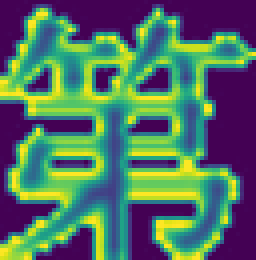
#> input picture anacondacode/tensorflow_environment/old_code/Chinese_recognition/train/0.png, 64 x 65 px, given in place of ., which was not available (shown 4 times larger)
$ python -i untitled1.py   (imports and definitions only)   (older library calls are emulated)
#> lines starting #> are read from the running program, lines starting #| are printed output that depends on the picture; after the words box and inside, x2 and y2 are one past the last pixel; in counts of white or black regions, pixels touching at a corner belong together; pictures that were not available may be replaced by others from this repository, and a replacement may not be noted
#-*- coding: utf-8 -*-
"""
Created on Sun Sep  8 16:10:32 2019

@author: LJZ
"""

import os
os.environ["CUDA_VISIBLE_DEVICES"] = "4"
import random
import tensorflow.contrib.slim as slim
import time
import logging
import numpy as np
import tensorflow as tf
import pickle
from PIL import Image
import cv2
from tensorflow.python.ops import control_flow_ops
import sys
# [2 lines not run here, left out]

logger = logging.getLogger('Training a chinese write char recognition')
# [1 line not run here, left out]
# formatter = logging.Formatter('%(asctime)s - %(name)s - %(levelname)s - %(message)s')
ch = logging.StreamHandler()
# [24 lines not run here, left out]

# [1 line that did not run here, left out]
FLAGS = tf.app.flags.FLAGS


class DataIterator:
    # [12 lines left out: function __init__, not called in this run]

    @property
    def size(self):
        return len(self.labels)

    # [241 lines left out: functions data_augmentation, input_pipeline, build_graph, train, validation, get_file_list, not called in this run]

# 图像二值化，需注意待预测的汉字是黑底白字还是白底黑字
def binary_pic(name_list):
    for image in name_list:
        temp_image = cv2.imread(image)
#> temp_image is the input picture: shape (65, 64, 3); mean B, G, R 98.2, 112.8, 84.9
        #print image
        GrayImage=cv2.cvtColor(temp_image,cv2.COLOR_BGR2GRAY)
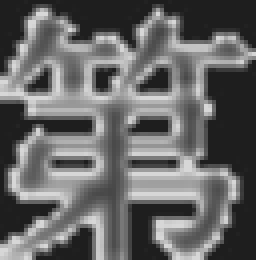
#> GrayImage: shape (65, 64) (shown 4 times larger); min 30, max 215, mean 102.6
        ret,thresh1=cv2.threshold(GrayImage,0,255,cv2.THRESH_BINARY_INV+cv2.THRESH_OTSU)
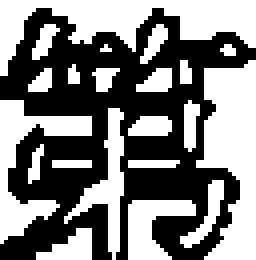
#> thresh1: shape (65, 64) (shown 4 times larger); 50% white; 21 white regions (4 under 20 px), largest, box (x1, y1, x2, y2) and area: (0, 0, 64, 19) 514, (49, 15, 64, 65) 486, (0, 25, 23, 61) 279
#> ret = 102
#> (the run stopped early here; a loop or call above may not have finished)

$ run again, on anacondacode/tensorflow_environment/old_code/Chinese_recognition/train/19.png
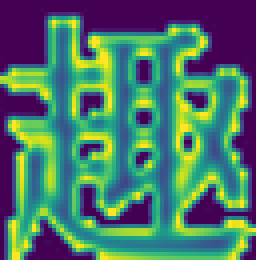
#> input picture anacondacode/tensorflow_environment/old_code/Chinese_recognition/train/19.png, 64 x 65 px, given in place of ., which was not available (shown 4 times larger)
#> in binary_pic, temp_image is the input picture: shape (65, 64, 3); mean B, G, R 104.5, 117.4, 77.5
#> in binary_pic, `GrayImage=cv2.cvtColor(temp_image,cv2.COLOR_BGR2GRAY)`:
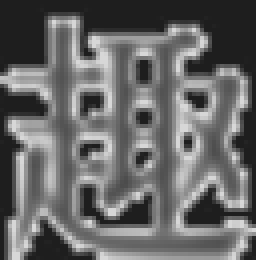
#> GrayImage: shape (65, 64) (shown 4 times larger); min 30, max 215, mean 103.9
#> in binary_pic, `ret,thresh1=cv2.threshold(GrayImage,0,255,cv2.THRESH_BINARY_INV+cv2.TH..`:
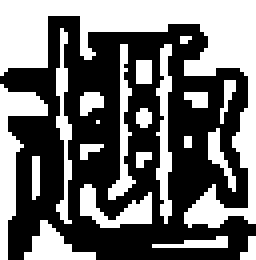
#> thresh1: shape (65, 64) (shown 4 times larger); 44.2% white; 21 white regions (7 under 20 px), largest, box (x1, y1, x2, y2) and area: (0, 0, 64, 57) 933, (0, 21, 12, 65) 187, (39, 11, 43, 56) 106
#> ret = 98
